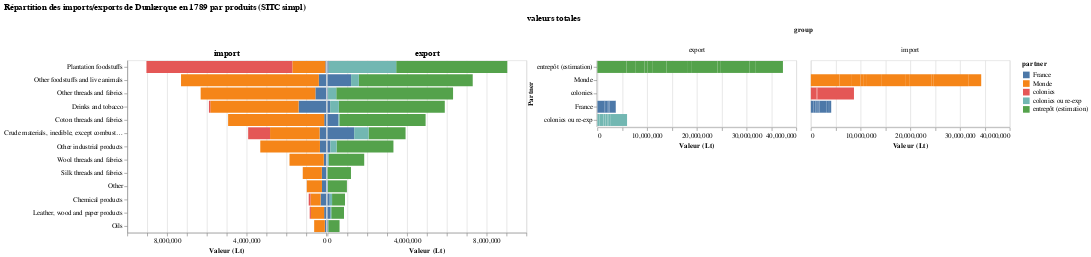

Notebook source saved alongside this figure:
### Code cell
pyramide_port_franc("Dunkerque", data_dunkerque)

### Figure 1 — Vega-Lite specification as saved in the notebook (floating-point values rounded to 4 significant figures)
{"data": {"values": [{"group": "export", "partner": "entrepôt (estimation)", "product": "Other threads and fabrics", "value": 5873000.0}, {"group": "export", "partner": "France", "product": "Other threads and fabrics", "value": 27060.0}, {"group": "export", "partner": "colonies ou re-exp", "product": "Other threads and fabrics", "value": 411933}, {"group": "import", "partner": "France", "product": "Other threads and fabrics", "value": 543957}, {"group": "import", "partner": "Monde", "product": "Other threads and fabrics", "value": 5767681}, {"group": "export", "partner": "entrepôt (estimation)", "product": "Crude materials, inedible, except combustibles", "value": 1857000.0}, {"group": "export", "partner": "France", "product": "Crude materials, inedible, except combustibles", "value": 1341000.0}, {"group": "export", "partner": "colonies ou re-exp", "product": "Crude materials, inedible, except combustibles", "value": 725681}, {"group": "import", "partner": "France", "product": "Crude materials, inedible, except combustibles", "value": 331600.0}, {"group": "import", "partner": "Monde", "product": "Crude materials, inedible, except combustibles", "value": 2490363}, {"group": "import", "partner": "colonies", "product": "Crude materials, inedible, except combustibles", "value": 1101518}, {"group": "export", "partner": "entrepôt (estimation)", "product": "Wool threads and fabrics", "value": 1772348}, {"group": "export", "partner": "France", "product": "Wool threads and fabrics", "value": 1376}, {"group": "export", "partner": "colonies ou re-exp", "product": "Wool threads and fabrics", "value": 71104}, {"group": "import", "partner": "France", "product": "Wool threads and fabrics", "value": 123728}, {"group": "import", "partner": "Monde", "product": "Wool threads and fabrics", "value": 1721100}, {"group": "export", "partner": "entrepôt (estimation)", "product": "Oils", "value": 567000.0}, {"group": "export", "partner": "France", "product": "Oils", "value": 23530.0}, {"group": "export", "partner": "colonies ou re-exp", "product": "Oils", "value": 14793}, {"group": "import", "partner": "France", "product": "Oils", "value": 67870.0}, {"group": "import", "partner": "Monde", "product": "Oils", "value": 537431}, {"group": "export", "partner": "entrepôt (estimation)", "product": "Other", "value": 951700.0}, {"group": "export", "partner": "France", "product": "Other", "value": 14280.0}, {"group": "export", "partner": "colonies ou re-exp", "product": "Other", "value": 8932}, {"group": "import", "partner": "France", "product": "Other", "value": 212659}, {"group": "import", "partner": "Monde", "product": "Other", "value": 760882}, {"group": "import", "partner": "colonies", "product": "Other", "value": 1353}, {"group": "export", "partner": "entrepôt (estimation)", "product": "Other industrial products", "value": 2858000.0}, {"group": "export", "partner": "France", "product": "Other industrial products", "value": 141500.0}, {"group": "export", "partner": "colonies ou re-exp", "product": "Other industrial products", "value": 313967}, {"group": "import", "partner": "France", "product": "Other industrial products", "value": 314800.0}, {"group": "import", "partner": "Monde", "product": "Other industrial products", "value": 2999118}, {"group": "export", "partner": "entrepôt (estimation)", "product": "Coton threads and fabrics", "value": 4334738}, {"group": "export", "partner": "France", "product": "Coton threads and fabrics", "value": 547605}, {"group": "export", "partner": "colonies ou re-exp", "product": "Coton threads and fabrics", "value": 49084}, {"group": "import", "partner": "France", "product": "Coton threads and fabrics", "value": 99571}, {"group": "import", "partner": "Monde", "product": "Coton threads and fabrics", "value": 4831856}, {"group": "export", "partner": "entrepôt (estimation)", "product": "Leather, wood and paper products", "value": 641900.0}, {"group": "export", "partner": "France", "product": "Leather, wood and paper products", "value": 155300.0}, {"group": "export", "partner": "colonies ou re-exp", "product": "Leather, wood and paper products", "value": 32319}, {"group": "import", "partner": "France", "product": "Leather, wood and paper products", "value": 103600.0}, {"group": "import", "partner": "Monde", "product": "Leather, wood and paper products", "value": 664528}, {"group": "import", "partner": "colonies", "product": "Leather, wood and paper products", "value": 61376}, {"group": "export", "partner": "entrepôt (estimation)", "product": "Drinks and tobacco", "value": 5326000.0}, {"group": "export", "partner": "France", "product": "Drinks and tobacco", "value": 130900.0}, {"group": "export", "partner": "colonies ou re-exp", "product": "Drinks and tobacco", "value": 439317}, {"group": "import", "partner": "France", "product": "Drinks and tobacco", "value": 1387000.0}, {"group": "import", "partner": "Monde", "product": "Drinks and tobacco", "value": 4440210}, {"group": "import", "partner": "colonies", "product": "Drinks and tobacco", "value": 68894}, {"group": "export", "partner": "entrepôt (estimation)", "product": "Chemical products", "value": 651100.0}, {"group": "export", "partner": "France", "product": "Chemical products", "value": 111000.0}, {"group": "export", "partner": "colonies ou re-exp", "product": "Chemical products", "value": 117279}, {"group": "import", "partner": "France", "product": "Chemical products", "value": 280900.0}, {"group": "import", "partner": "Monde", "product": "Chemical products", "value": 508907}, {"group": "import", "partner": "colonies", "product": "Chemical products", "value": 89556}, {"group": "export", "partner": "entrepôt (estimation)", "product": "Other foodstuffs and live animals", "value": 5726000.0}, {"group": "export", "partner": "France", "product": "Other foodstuffs and live animals", "value": 1184000.0}, {"group": "export", "partner": "colonies ou re-exp", "product": "Other foodstuffs and live animals", "value": 390372}, {"group": "import", "partner": "France", "product": "Other foodstuffs and live animals", "value": 369300.0}, {"group": "import", "partner": "Monde", "product": "Other foodstuffs and live animals", "value": 6929264}, {"group": "import", "partner": "colonies", "product": "Other foodstuffs and live animals", "value": 1736}, {"group": "export", "partner": "entrepôt (estimation)", "product": "Silk threads and fabrics", "value": 1176850}, {"group": "export", "partner": "France", "product": "Silk threads and fabrics", "value": 0}, {"group": "export", "partner": "colonies ou re-exp", "product": "Silk threads and fabrics", "value": 2100}, {"group": "import", "partner": "France", "product": "Silk threads and fabrics", "value": 218180}, {"group": "import", "partner": "Monde", "product": "Silk threads and fabrics", "value": 960770}, {"group": "export", "partner": "entrepôt (estimation)", "product": "Plantation foodstuffs", "value": 5585525}, {"group": "export", "partner": "France", "product": "Plantation foodstuffs", "value": 57275}, {"group": "export", "partner": "colonies ou re-exp", "product": "Plantation foodstuffs", "value": 3395147}, {"group": "import", "partner": "France", "product": "Plantation foodstuffs", "value": 42550}, {"group": "import", "partner": "colonies", "product": "Plantation foodstuffs", "value": 7345722}, {"group": "import", "partner": "Monde", "product": "Plantation foodstuffs", "value": 1649675}]}, "hconcat": [{"encoding": {"color": {"field": "partner"}, "x": {"field": "value", "sort": "descending", "title": "Valeur (Lt)", "type": "quantitative"}, "y": {"field": "product", "sort": "-x", "title": null}}, "mark": {"tooltip": {"content": "data"}, "type": "bar"}, "title": "import", "transform": [{"filter": {"equal": "import", "field": "group"}}]}, {"encoding": {"color": {"field": "partner"}, "x": {"field": "value", "sort": "ascending", "title": "Valeur (Lt)", "type": "quantitative"}, "y": {"axis": null, "field": "product", "sort": "-x", "title": null}}, "mark": {"tooltip": {"content": "data"}, "type": "bar"}, "title": "export", "transform": [{"filter": {"equal": "export", "field": "group"}}]}, {"encoding": {"color": {"field": "partner"}, "column": {"field": "group"}, "x": {"field": "value", "title": "Valeur (Lt)", "type": "quantitative"}, "y": {"field": "partner", "sort": "-x", "title": "Partner"}}, "mark": {"tooltip": {"content": "data"}, "type": "bar"}, "title": "valeurs totales"}], "spacing": 0, "title": "Répartition des imports/exports de Dunkerque en 1789 par produits (SITC simpl)"}
